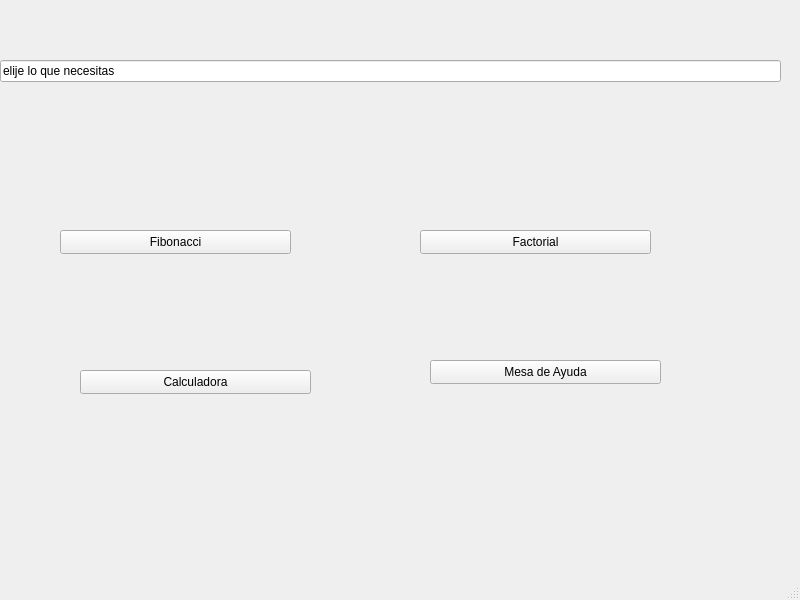
<?xml version="1.0" encoding="UTF-8"?>
<ui version="4.0">
 <class>MainWindow</class>
 <widget class="QMainWindow" name="MainWindow">
  <property name="geometry">
   <rect>
    <x>0</x>
    <y>0</y>
    <width>800</width>
    <height>600</height>
   </rect>
  </property>
  <property name="windowTitle">
   <string>MainWindow</string>
  </property>
  <widget class="QWidget" name="centralwidget">
   <widget class="QLineEdit" name="lineEdit">
    <property name="geometry">
     <rect>
      <x>0</x>
      <y>60</y>
      <width>781</width>
      <height>22</height>
     </rect>
    </property>
    <property name="text">
     <string>elije lo que necesitas </string>
    </property>
   </widget>
   <widget class="QPushButton" name="pushButton_Fibo">
    <property name="geometry">
     <rect>
      <x>60</x>
      <y>230</y>
      <width>231</width>
      <height>24</height>
     </rect>
    </property>
    <property name="text">
     <string>Fibonacci</string>
    </property>
   </widget>
   <widget class="QPushButton" name="pushButton_Facto">
    <property name="geometry">
     <rect>
      <x>420</x>
      <y>230</y>
      <width>231</width>
      <height>24</height>
     </rect>
    </property>
    <property name="text">
     <string>Factorial</string>
    </property>
   </widget>
   <widget class="QPushButton" name="pushButton_Calc">
    <property name="geometry">
     <rect>
      <x>80</x>
      <y>370</y>
      <width>231</width>
      <height>24</height>
     </rect>
    </property>
    <property name="text">
     <string>Calculadora</string>
    </property>
   </widget>
   <widget class="QPushButton" name="pushButton_Mesa">
    <property name="geometry">
     <rect>
      <x>430</x>
      <y>360</y>
      <width>231</width>
      <height>24</height>
     </rect>
    </property>
    <property name="text">
     <string>Mesa de Ayuda</string>
    </property>
   </widget>
  </widget>
  <widget class="QMenuBar" name="menubar">
   <property name="geometry">
    <rect>
     <x>0</x>
     <y>0</y>
     <width>800</width>
     <height>22</height>
    </rect>
   </property>
  </widget>
  <widget class="QStatusBar" name="statusbar"/>
 </widget>
 <resources/>
 <connections/>
</ui>
